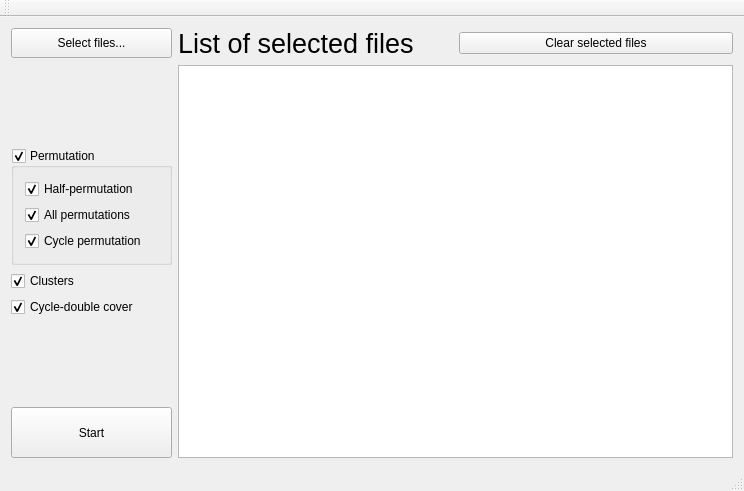
<?xml version="1.0" encoding="UTF-8"?>
<ui version="4.0">
 <class>MainWindow</class>
 <widget class="QMainWindow" name="MainWindow">
  <property name="geometry">
   <rect>
    <x>0</x>
    <y>0</y>
    <width>744</width>
    <height>491</height>
   </rect>
  </property>
  <property name="windowTitle">
   <string>MainWindow</string>
  </property>
  <widget class="QWidget" name="centralWidget">
   <layout class="QHBoxLayout" name="horizontalLayout_2">
    <item>
     <layout class="QVBoxLayout" name="verticalLayout_2">
      <item>
       <widget class="QPushButton" name="pushButton">
        <property name="minimumSize">
         <size>
          <width>0</width>
          <height>30</height>
         </size>
        </property>
        <property name="text">
         <string>Select files...</string>
        </property>
       </widget>
      </item>
      <item>
       <spacer name="verticalSpacer">
        <property name="orientation">
         <enum>Qt::Vertical</enum>
        </property>
        <property name="sizeHint" stdset="0">
         <size>
          <width>20</width>
          <height>40</height>
         </size>
        </property>
       </spacer>
      </item>
      <item>
       <widget class="QGroupBox" name="permutation">
        <property name="title">
         <string>Permutation</string>
        </property>
        <property name="checkable">
         <bool>true</bool>
        </property>
        <layout class="QVBoxLayout" name="verticalLayout">
         <item>
          <widget class="QCheckBox" name="halfperm">
           <property name="text">
            <string>Half-permutation</string>
           </property>
           <property name="checked">
            <bool>true</bool>
           </property>
          </widget>
         </item>
         <item>
          <widget class="QCheckBox" name="allcycles">
           <property name="text">
            <string>All permutations</string>
           </property>
           <property name="checked">
            <bool>true</bool>
           </property>
          </widget>
         </item>
         <item>
          <widget class="QCheckBox" name="cycleperm">
           <property name="text">
            <string>Cycle permutation</string>
           </property>
           <property name="checked">
            <bool>true</bool>
           </property>
          </widget>
         </item>
        </layout>
       </widget>
      </item>
      <item>
       <widget class="QCheckBox" name="clusters">
        <property name="text">
         <string>Clusters</string>
        </property>
        <property name="checked">
         <bool>true</bool>
        </property>
       </widget>
      </item>
      <item>
       <widget class="QCheckBox" name="cycledoublecover">
        <property name="text">
         <string>Cycle-double cover</string>
        </property>
        <property name="checked">
         <bool>true</bool>
        </property>
       </widget>
      </item>
      <item>
       <spacer name="verticalSpacer_2">
        <property name="orientation">
         <enum>Qt::Vertical</enum>
        </property>
        <property name="sizeHint" stdset="0">
         <size>
          <width>20</width>
          <height>38</height>
         </size>
        </property>
       </spacer>
      </item>
      <item>
       <widget class="QPushButton" name="pushButton_2">
        <property name="minimumSize">
         <size>
          <width>161</width>
          <height>51</height>
         </size>
        </property>
        <property name="text">
         <string>Start</string>
        </property>
       </widget>
      </item>
     </layout>
    </item>
    <item>
     <layout class="QVBoxLayout" name="verticalLayout_3">
      <item>
       <layout class="QHBoxLayout" name="horizontalLayout">
        <item>
         <widget class="QLabel" name="label">
          <property name="font">
           <font>
            <pointsize>20</pointsize>
           </font>
          </property>
          <property name="text">
           <string>List of selected files</string>
          </property>
         </widget>
        </item>
        <item>
         <widget class="QPushButton" name="pushButton_3">
          <property name="text">
           <string>Clear selected files</string>
          </property>
         </widget>
        </item>
       </layout>
      </item>
      <item>
       <widget class="QListWidget" name="listWidget">
        <property name="selectionMode">
         <enum>QAbstractItemView::MultiSelection</enum>
        </property>
       </widget>
      </item>
     </layout>
    </item>
   </layout>
  </widget>
  <widget class="QMenuBar" name="menuBar">
   <property name="geometry">
    <rect>
     <x>0</x>
     <y>0</y>
     <width>744</width>
     <height>22</height>
    </rect>
   </property>
  </widget>
  <widget class="QToolBar" name="mainToolBar">
   <attribute name="toolBarArea">
    <enum>TopToolBarArea</enum>
   </attribute>
   <attribute name="toolBarBreak">
    <bool>false</bool>
   </attribute>
  </widget>
  <widget class="QStatusBar" name="statusBar"/>
 </widget>
 <layoutdefault spacing="6" margin="11"/>
 <resources/>
 <connections/>
</ui>
